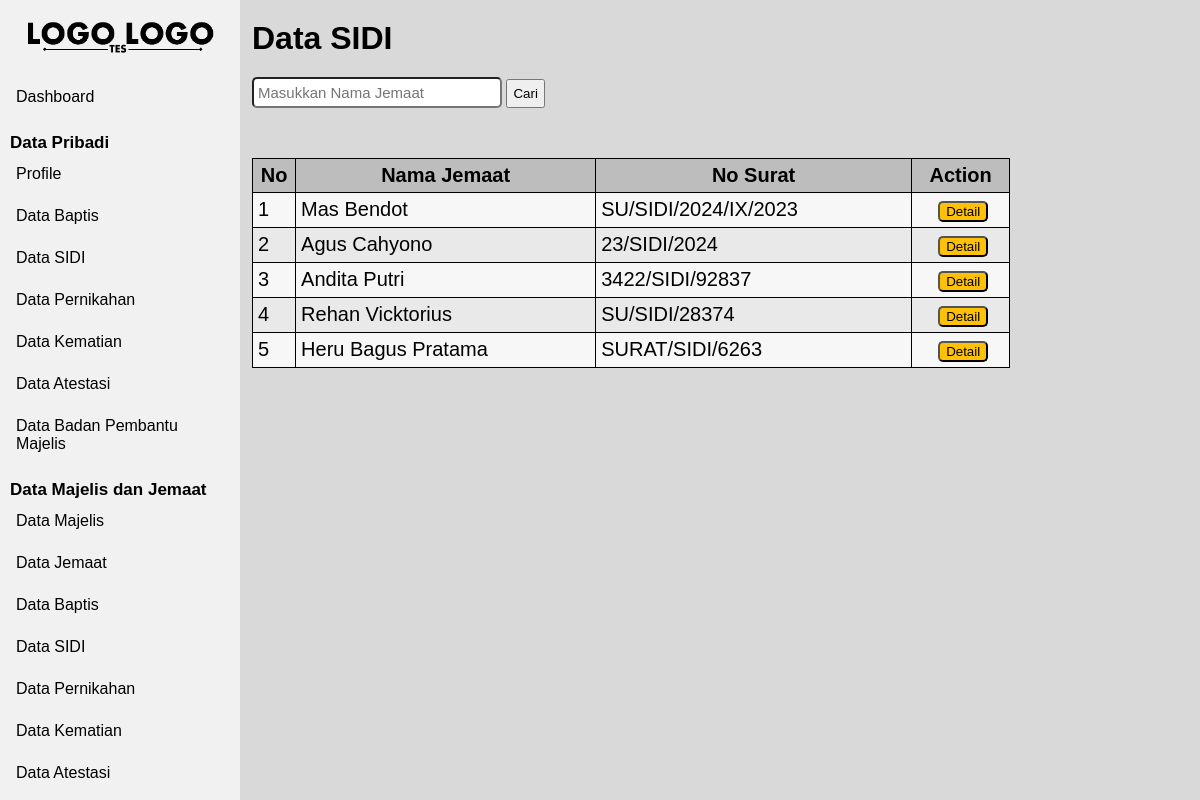
Screenshot of /majelis/data_sidi.php (signed in) with the database file from the repository.
### tables this page shows
CREATE TABLE `sidi` (
  `nik` varchar(16) NOT NULL,
  `no_surat_sidi` varchar(150) NOT NULL,
  `tempat_sidi` varchar(250) NOT NULL,
  `tanggal_sidi` date NOT NULL,
  `nama_pendeta` varchar(250) NOT NULL
);

CREATE TABLE `jemaat` (
  `nik` varchar(16) NOT NULL,
  `no_kk` varchar(16) NOT NULL,
  `nama_jemaat` varchar(200) NOT NULL,
  `password` varchar(200) NOT NULL,
  `jenis_kelamin` varchar(9) NOT NULL,
  `tempat_lahir` varchar(150) NOT NULL,
  `tanggal_lahir` date NOT NULL,
  `pendidikan_terakhir` varchar(100) NOT NULL,
  `pekerjaan` varchar(150) NOT NULL,
  `blok` varchar(2) NOT NULL,
  `pepanthan` varchar(50) NOT NULL,
  `status_hubungan_keluarga` varchar(100) NOT NULL,
  `status_jemaat` varchar(50) NOT NULL,
  `no_handphone` varchar(13) NOT NULL,
  `provinsi_kk` varchar(150) NOT NULL,
  `kab_kota_kk` varchar(150) NOT NULL,
  `kecamatan_kk` varchar(150) NOT NULL,
  `kelurahan_kk` varchar(150) NOT NULL,
  `rw_kk` varchar(4) NOT NULL,
  `rt_kk` varchar(4) NOT NULL,
  `provinsi_domisili` varchar(150) NOT NULL,
  `kab_kota_domisili` varchar(150) NOT NULL,
  `kecamatan_domisili` varchar(150) NOT NULL,
  `kelurahan_domisili` varchar(150) NOT NULL,
  `rw_domisili` varchar(4) NOT NULL,
  `rt_domisili` varchar(4) NOT NULL
);

### majelis/data_sidi.php (the view, shortened to what this page needs)
<!DOCTYPE html>
<html lang="en">
<head>
</head>
<body>
    <?php
        include "../session/session_login.php";
        include "navbar.php";
    ?>
    <div class="body-content">
        <h1>Data SIDI</h1>
        <form action="" method="GET" id="search-bar">
            <input type="text" id="search" name="search" placeholder="Masukkan Nama Jemaat">
            <button type="submit" id="btn-cari">Cari</button>
        </form>
        <div class="tabel">
            <table id="tb-data">
                <tr id="tb-tr">
                    <th id="tb-th">No</th>
                    <th id="tb-th">Nama Jemaat</th>
                    <th id="tb-th">No Surat</th>
                    <th id="tb-th">Action</th>
                </tr>
                <?php
                $where = '';
                    $query=mysqli_query($konek_db, "SELECT * FROM sidi INNER JOIN jemaat ON sidi.nik = jemaat.nik".$where);
                    $id = 0;
                    while ($data = mysqli_fetch_array($query)){
                ?>
                <form action="" method="POST">
                    <tr id="tb-tr">
                        <?php
                            $id++;
                            echo "
                                <td id='tb-td'>".$id."</td>
                                <td id='tb-td'>".$data["nama_jemaat"]."</td>
                                <td id='tb-td'>".$data["no_surat_sidi"]."</td>
                                <td id='tb-td'>
                                    <div class='action'>
                                        <button name='detail' id='btn-detail'>Detail</button>
                                    </div>
                                </td>
                            ";
                        ?>
                    </tr>
                </form>
                <?php
                    }
                ?>
            </table>
        </div>
    </div>
</body>
</html>

### css/style-navbar.css (style rules this page uses)
* { font-family: sans-serif; box-sizing: border-box; text-decoration: none; margin: 0; }
body { background-color: #D9D9D9; }
.body-content { padding-top: 20px; margin-left: 21%; overflow-y: scroll; -ms-overflow-style: none; scrollbar-width: none; height: 100%; }

### css/style-tb-btn.css (style rules this page uses)
#btn-detail { background: #ffc107; color: #000000; cursor: pointer; border-radius: 5px; }
#search { margin-bottom: 20px; padding: 5px 4px; border-radius: 5px; width: 250px; font-size: 15px; }
#btn-cari { padding: 5px; cursor: pointer; }
#tb-data { width: 80%; }
#tb-data, #tb-th { border: 1px solid; border-collapse: collapse; font-size: 20px; padding: 5px 0px; background-color: #bdbdbd; }
#tb-data, #tb-td { border: 1px solid; border-collapse: collapse; font-size: 20px; padding: 5px 0px; padding-left: 5px; }
#tb-tr { background-color: #e9e9e9; }
#tb-tr:nth-child(even) { background-color: #f7f7f7; }
.action { text-align: center; }
tr { vertical-align: top; }

### css/style-jemaat.css (style rules this page uses)
#search-bar { margin-top: 20px; margin-bottom: 30px; }

### rows the page displays
sidi: jemaat.nama_jemaat "Mas Bendot", no_surat_sidi "SU/SIDI/2024/IX/2023"
sidi: jemaat.nama_jemaat "Agus Cahyono", no_surat_sidi "23/SIDI/2024"
sidi: jemaat.nama_jemaat "Andita Putri", no_surat_sidi "3422/SIDI/92837"
sidi: jemaat.nama_jemaat "Rehan Vicktorius", no_surat_sidi "SU/SIDI/28374"
sidi: jemaat.nama_jemaat "Heru Bagus Pratama", no_surat_sidi "SURAT/SIDI/6263"
